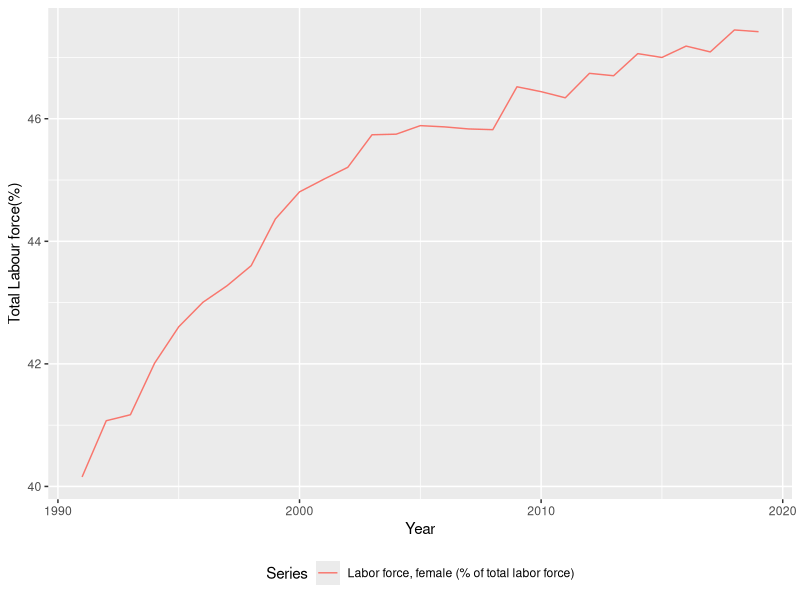
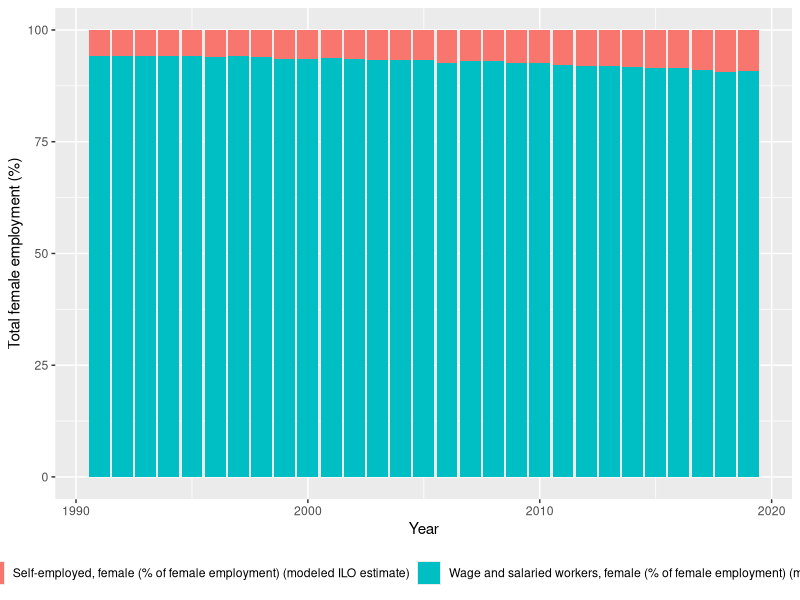
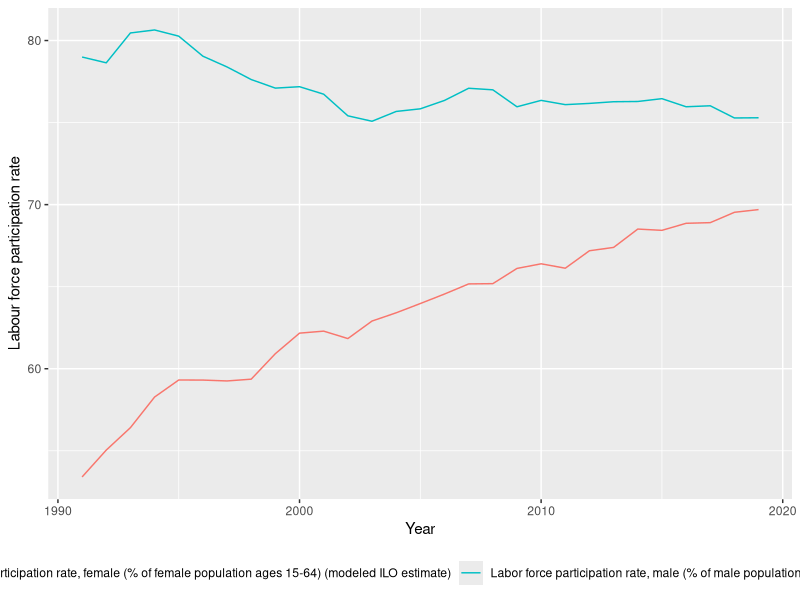
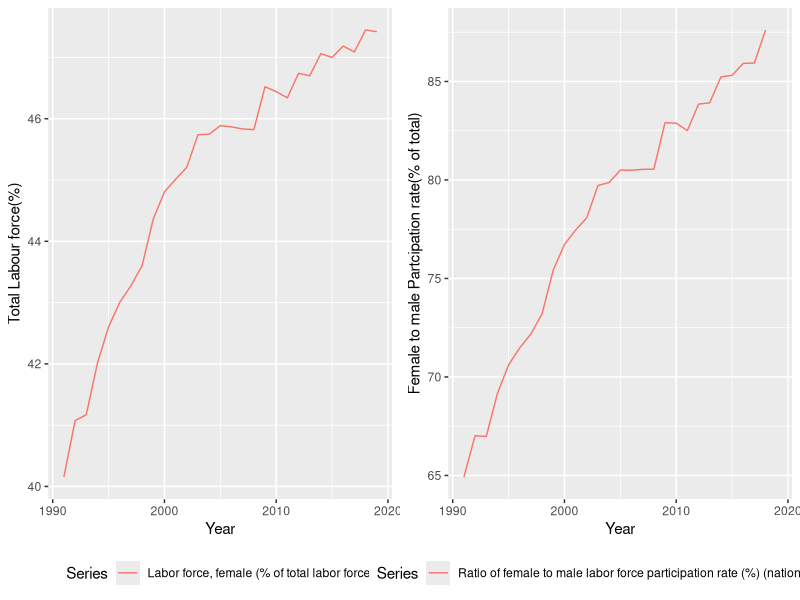

The R script that drew these images, in order:
## ---- chunk 1
knitr::opts_chunk$set(echo = TRUE)
## ---- chunk 2
library(tidyverse)
library(kableExtra)
library(bookdown)
library(lubridate)
library(knitr)
library(gridExtra)
## ---- chunk 3
data = read.csv("data/wdi_data.csv")
data = data[1:35,]

names(data)[5:54] = c(1970:2019)
names(data)[3] = c("Series")

data_value = data %>%
  select('1970':'2019')

data_value = data.frame(lapply(data_value, as.character), stringsAsFactors =FALSE)
data_value = data.frame(lapply(data_value, as.numeric))

data = data.frame(Series = data$Series, data_value)
names(data)[2:51] = c(1970:2019)

data_long = data %>%
  pivot_longer(`1970`:`2019`, names_to = "Year") %>%
  mutate(Year = as.factor(Year))

#use data_long for analysis.
## ---- chunk 4
israel_labour <- data_long %>% dplyr::filter(Series %in% c("Labor force, female (% of total labor force)",
                                                      "Ratio of female to male labor force participation rate (%) (national estimate)", "Self-employed, female (% of female employment) (modeled ILO estimate)" , "Wage and salaried workers, female (% of female employment) (modeled ILO estimate)",
                                                      "Labor force participation rate, female (% of female population ages 15-64) (modeled ILO estimate)","Labor force participation rate, male (% of male population ages 15-64) (modeled ILO estimate)"),
                                        Year %in% c(1991:2019))

## ---- chunk 5
israel_display <- israel_labour %>% pivot_wider(names_from = Series, values_from = value)

  kable(head(israel_display), caption = "Variables Summary") %>%
  kable_styling(bootstrap_options = c("striped", "hover"),
                latex_options = "hold_position") %>%
    column_spec(1, width = "2em") %>%
    column_spec(2, width = "5em") %>%
    column_spec(3, width = "5em") %>%
    column_spec(4, width = "5em") %>%
    column_spec(5, width = "5em") %>%
    column_spec(6, width = "5em") %>%
    column_spec(7, width = "5em")
    
  

## ---- chunk 6
israel_labour$Year <-  as.numeric(as.character(israel_labour$Year))

## ---- chunk 7

plot_1 <- israel_labour %>% dplyr::filter(Series == "Labor force, female (% of total labor force)") %>%
  ggplot(aes(x = Year, y = value, color = Series))+
  geom_line()+
  xlab("Year")+
  ylab("Total Labour force(%)")+
  theme(legend.position="bottom")
  

plot_1
## ---- chunk 8

plot_2 <- israel_labour %>% dplyr::filter(Series %in% c("Self-employed, female (% of female employment) (modeled ILO estimate)" , "Wage and salaried workers, female (% of female employment) (modeled ILO estimate)")) %>% 
  ggplot(aes(x = Year, y = value, fill = Series))+
  geom_col()+
  xlab("Year")+
  ylab("Total female employment (%)")+
  theme(legend.position="bottom")
  

plot_2
## ---- chunk 9

plot_3 <- israel_labour %>% dplyr::filter(Series %in% c("Labor force participation rate, female (% of female population ages 15-64) (modeled ILO estimate)","Labor force participation rate, male (% of male population ages 15-64) (modeled ILO estimate)")) %>%
  ggplot(aes(x=Year,y=value, color = Series))+
  geom_line()+
  xlab("Year")+
  ylab("Labour force participation rate")+
  theme(legend.position="bottom")

plot_3
## ---- chunk 10
plot_4 <- israel_labour %>% dplyr::filter(Series %in% c("Ratio of female to male labor force participation rate (%) (national estimate)")) %>%
  ggplot(aes(x=Year,y=value, color = Series))+
  geom_line()+
  xlab("Year")+
  ylab("Female to male Partcipation rate(% of total)")+
  theme(legend.position="bottom")
                                         
## ---- chunk 11

grid.arrange(plot_1,plot_4, ncol=2)
